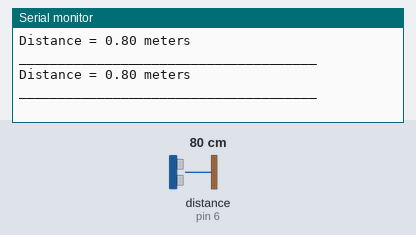
The sketch below on a simulated Arduino Uno, built with avr-gcc and run on an emulated ATmega328P. On the bench: the last lines printed to the serial monitor. Wiring (inferred from the names in the program): ultrasonic range finder: trigger pin 5; echo pin 6. The inputs (shaded band) are chosen by the test bench; at power-on: distance to the obstacle (sensor on pin 6) 80 cm. The echo pulse lasts 58.3 µs per cm.

Above: at 1.8 s.
1.9 s: distance to the obstacle (sensor on pin 6) set to 2 cm
At 2.7 s:
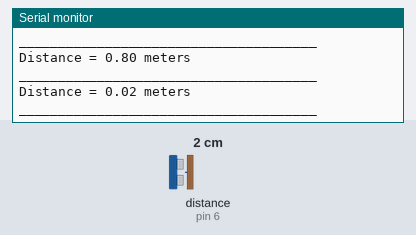
3.4 s: distance to the obstacle (sensor on pin 6) set to 4 cm
At 4.8 s:
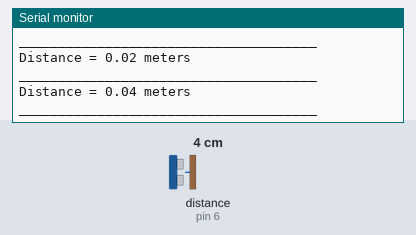
Timing chart, 0 to 6.4 s (numbered marks = the images above; inputs shaded):
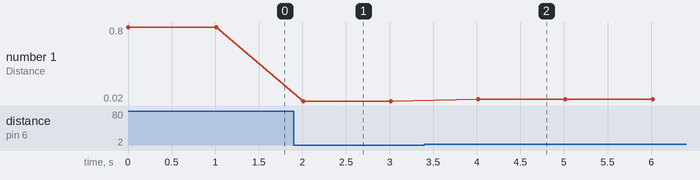

The sketch:

hc-sr04-distance-calculator.ino
```cpp
int trigger = 5;
int echo = 6;
long deltaTime;
float distance;
float speedSound = 0.000343;         //speed of sound in air (meters per microseconds)

void setup() {
  Serial.begin(9600);

  pinMode(trigger, OUTPUT);
  pinMode(echo, INPUT);
}

void loop() {
  digitalWrite(trigger, LOW);       //to ensure clean trigger signal
  delayMicroseconds(2);

  digitalWrite(trigger, HIGH);
  delayMicroseconds(10);
  digitalWrite(trigger, LOW);

  deltaTime = pulseIn(echo, HIGH);

  distance = (deltaTime * speedSound) / 2;

  Serial.print("Distance = ");
  Serial.print(distance);
  Serial.print(" meters");
  Serial.print("\n");
  Serial.println("______________________________________");

  delay(1000);
}
```

Measured:
- after the input at 1.9 s, the serial monitor: prints a new line after 0.11 s (image 1)
- after the input at 3.4 s, the serial monitor: prints a new line after 0.62 s (image 2)
- plotted number 1: 0.8 → 0.02 after the input at 1.9 s, 0.02 → 0.04 after the input at 3.4 s
